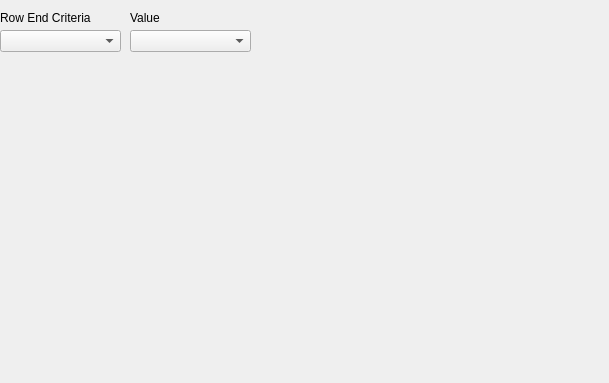
           <widget class="QWidget" name="DSV">
            <property name="geometry">
             <rect>
              <x>0</x>
              <y>0</y>
              <width>609</width>
              <height>383</height>
             </rect>
            </property>
            <attribute name="label">
             <string>Deliminiter Separated Values (DSV, CSV)</string>
            </attribute>
            <widget class="QLabel" name="lblRowEndCriteria">
             <property name="geometry">
              <rect>
               <x>0</x>
               <y>10</y>
               <width>111</width>
               <height>16</height>
              </rect>
             </property>
             <property name="text">
              <string>Row End Criteria</string>
             </property>
            </widget>
            <widget class="QComboBox" name="cmbDSVDataEndValue">
             <property name="geometry">
              <rect>
               <x>130</x>
               <y>30</y>
               <width>121</width>
               <height>22</height>
              </rect>
             </property>
            </widget>
            <widget class="QComboBox" name="cmbDSVDataEndCriteria">
             <property name="geometry">
              <rect>
               <x>0</x>
               <y>30</y>
               <width>121</width>
               <height>22</height>
              </rect>
             </property>
            </widget>
            <widget class="QLabel" name="lblRowEndValue">
             <property name="geometry">
              <rect>
               <x>130</x>
               <y>10</y>
               <width>71</width>
               <height>16</height>
              </rect>
             </property>
             <property name="text">
              <string>Value</string>
             </property>
            </widget>
           </widget>
